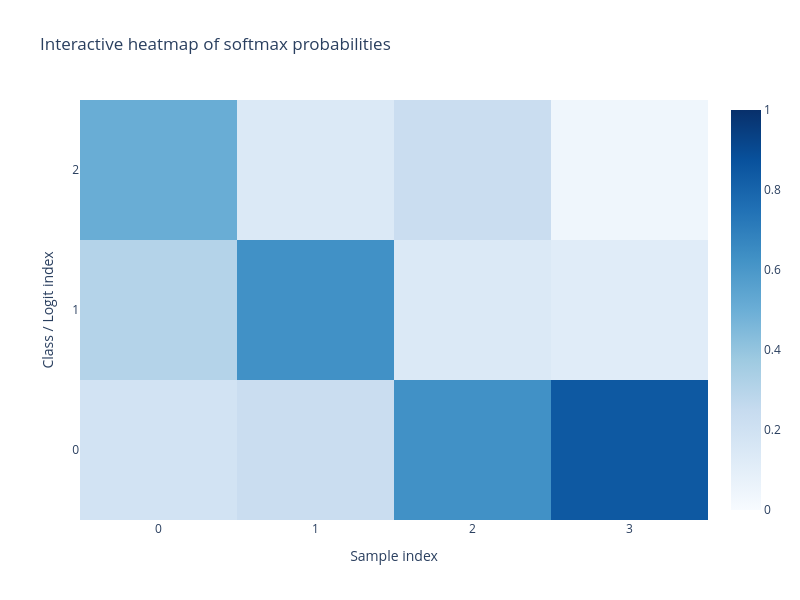

Notebook code cell kept with this figure:
### Markdown cell above
### Heatmap

### Code cell
x = np.arange(num_samp)
y = np.arange(num_class)

# prepare data for heatmap style
fig = go.Figure(
  data=[
    go.Heatmap(
      x=x,       # sample indices
      y=y,       # class indices
      z=probs.T, # probabilities
      colorscale='Blues',
      zmin=0,
      zmax=1
    )
  ]
)

fig.update_layout(
   title='Interactive heatmap of softmax probabilities',
   xaxis=dict(
    title="Sample index",
    tickmode='array',
    tickvals=list(range(num_samp)),
    ticktext=[str(i) for i in range(num_samp)],
    dtick=1
   ),
   yaxis=dict(
    title="Class / Logit index",
    tickmode='array',
    tickvals=list(range(num_class)),
    ticktext=[str(i) for i in range(num_class)],
    dtick=1
   ),
   width=800,
   height=600
)

### Figure 1 — Plotly figure (JSON) as saved in the notebook; plotly's stock layout.template omitted (floating-point values rounded to 4 significant figures)
{"data": [{"colorscale": [[0, "rgb(247,251,255)"], [0.125, "rgb(222,235,247)"], [0.25, "rgb(198,219,239)"], [0.375, "rgb(158,202,225)"], [0.5, "rgb(107,174,214)"], [0.625, "rgb(66,146,198)"], [0.75, "rgb(33,113,181)"], [0.875, "rgb(8,81,156)"], [1, "rgb(8,48,107)"]], "type": "heatmap", "x": [0, 1, 2, 3], "y": [0, 1, 2], "z": [[0.1863, 0.2312, 0.6285, 0.8438], [0.3072, 0.6285, 0.1402, 0.1142], [0.5065, 0.1402, 0.2312, 0.04201]], "zmax": 1, "zmin": 0}], "layout": {"height": 600, "title": {"text": "Interactive heatmap of softmax probabilities"}, "width": 800, "xaxis": {"dtick": 1, "tickmode": "array", "ticktext": ["0", "1", "2", "3"], "tickvals": [0, 1, 2, 3], "title": {"text": "Sample index"}}, "yaxis": {"dtick": 1, "tickmode": "array", "ticktext": ["0", "1", "2"], "tickvals": [0, 1, 2], "title": {"text": "Class / Logit index"}}}}
